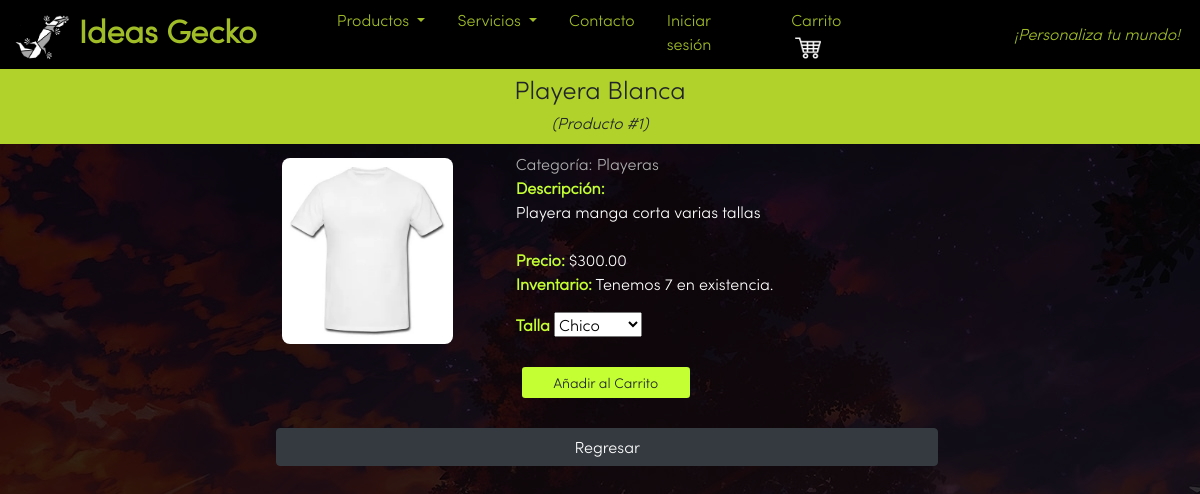
The app's page /pagina-producto.php?prod_id=1 with its own data.
### tables this page shows
CREATE TABLE IF NOT EXISTS `productos` (
 `id_producto` int(11) NOT NULL AUTO_INCREMENT,
 `id_categoriaf` smallint(2) NOT NULL,
 `id_dptof` smallint(2) NOT NULL,
 `nombre_producto` varchar(45) NOT NULL,
 `descripcion` varchar(45) DEFAULT NULL,
 `precio` float DEFAULT NULL,
 `imagen` varchar(45) NOT NULL,
 PRIMARY KEY (`id_producto`),
 KEY `id_categoriaf` (`id_categoriaf`),
 KEY `departamentos_ibfk_2` (`id_dptof`),
 CONSTRAINT `departamentos_ibfk_2` FOREIGN KEY (`id_dptof`) REFERENCES
`departamentos` (`id_departamento`),
 CONSTRAINT `productos_ibfk_1` FOREIGN KEY (`id_categoriaf`) REFERENCES
`categorias` (`id_categoria`)
);

CREATE TABLE IF NOT EXISTS `categorias` (
 `id_categoria` smallint(2) NOT NULL AUTO_INCREMENT,
 `nombre_categoria` varchar(20) NOT NULL,
 PRIMARY KEY(`id_categoria`)
);

CREATE TABLE IF NOT EXISTS `existencias` (
 `id_existencia` smallint(2) NOT NULL AUTO_INCREMENT,
 `id_producto` int(11) NOT NULL,
 `existencia` int(10) NOT NULL,
 `detalle` VARCHAR(10) NOT NULL,
 PRIMARY KEY (`id_existencia`),
 KEY `id_producto` (`id_producto`),
 CONSTRAINT `existencias_ibfk_1` FOREIGN KEY (`id_producto`) REFERENCES
`productos` (`id_producto`)
);

### pagina-producto.php (the view, shortened to what this page needs)
<?php
	$product_id = $_GET['prod_id'];
	include("config/conexion.php");
	$consulta= "SELECT * FROM productos WHERE id_producto = ".$product_id.";";
	$resultado= mysqli_query($conexion,$consulta);
	while($fila = mysqli_fetch_assoc($resultado)){
		$id = $fila['id_producto'];
		$nombre_producto =  $fila['nombre_producto'];
		$descripcion = $fila['descripcion'];
		$precio = $fila['precio'];
		$imagen = $fila['imagen'];
		$id_categoria = $fila['id_categoriaf'];
	}
	$consulta = "SELECT p.id_categoriaf, p.nombre_producto, c.nombre_categoria
				FROM productos AS p JOIN categorias AS c ON p.id_categoriaf = c.id_categoria
				WHERE p.id_categoriaf = ".$id_categoria.";";
	$resultado= mysqli_query($conexion, $consulta);
	while($fila = mysqli_fetch_assoc($resultado)){
		$categoria = $fila['nombre_categoria'];
	}
	$consulta = "SELECT p.id_producto, p.nombre_producto, p.id_categoriaf , e.existencia
				FROM productos AS p INNER JOIN existencias AS e ON p.id_producto = e.id_producto
				WHERE p.id_producto = ".$id.";";
	$resultado= mysqli_query($conexion, $consulta);
	while($fila = mysqli_fetch_assoc($resultado)){
		$existencias = $fila['existencia'];
	}
?>
<!DOCTYPE HTML>
<html>
<head>
    <link href="Bootstrap/css/bootstrap.min.css" rel="stylesheet">
	<link href="CSS/Icons/fontello-e1be2622/css/fontello.css" rel="stylesheet">
	<link href="CSS/productos.css" rel="stylesheet">
</head>
<body>
	<?php include 'menu.php'; ?>
		<div style="height: 64px"></div>
		<center><h1 style="font-size: 25px;"><?php echo $nombre_producto; ?><br><i style="font-size: 16px;"><?php echo " (Producto #".$id.") "; ?></i></h1></center>
		<div class="contenido">
			<?php
		   		echo "<div class='producto pb-3'>
							<img class='imgPr' alt='Imagen del producto' src='Images/Productos/" . $imagen . ".jpg'>
					  </div>";
				echo "<p style='color: white;'><a style='color: #B0B0B0;'>Categoría: ".$categoria."</a><br>";
				echo "<b style='color: #C4FF33;'>Descripción:</b><br>".$descripcion."<br><br>";
				echo "<b style='color: #C4FF33;'>Precio:</b> $".$precio.".00<br>";
				echo "<b style='color: #C4FF33;'>Inventario:</b> Tenemos ".$existencias." en existencia.</p>";
				if($id_categoria != 2){
					$det = 'CH';
					echo "<form action='#' method='POST'>";
					echo "<b style='color: #C4FF33;'>Talla</b></label>
							<select name='size' id='size' onchange='this.form.submit();'>
								<option value='CH'"; if ($det=='CH')echo "selected"; ;echo ">Chico</option>
								<option value='M' "; if ($det=='M')echo "selected"; ;echo">Mediano</option>
								<option value='G' "; if ($det=='G')echo "selected"; ;echo">Grande</option>
							</select><br><br>";
					echo "</form>";
					$prodJSON = json_encode(array('id' => $product_id,'nombre' => $nombre_producto. " (".$det.")", 'precio' => $precio, 'detalle' => $det , 'imagen' => $imagen . ".jpg", 'cantidad' => 1));
				}
				else
					$prodJSON = json_encode(array('id' => $product_id,'nombre' => $nombre_producto, 'precio' => $precio, 'detalle' => '' , 'imagen' => $imagen . ".jpg", 'cantidad' => 1));
			?>
			<div class="botonproducto">
				<input type="submit" class="btn btn-sm" value="Añadir al Carrito" href='#' onclick='agregarProducto(<?php echo $prodJSON; ?>)' style="background-color: #C4FF33"></input>
				<br>
			</div>
			<a href="<?php echo $origen; ?>" class="btn btn-dark" style=" width: 92%;">Regresar</a>
		</div>
</body>
</html>

### CSS/productos.css (style rules this page uses)
* { font-family: 'Sofiapro'; }
body { background-color: rgb(27,27,27); background: linear-gradient( rgba(0, 0, 0, 0.8), rgba(0, 0, 0, 0.8) ), url('../Images/creativekidswallpaper.jpg'); }
h1 { text-align: center; padding: 10px; background-color: rgb(177,210,43); }
.imgPr { border-radius: 8px; }
@media (min-width: 720px) { .contenido { margin: 0 18% 0 23%; width: 60%; } }
@media (min-width: 720px) { .imgPr { width: 75%; height: 75%; } }
@media (min-width: 720px) { .producto { width: 33.3%; float: left; position: relative; border: 6px solid rgb(27,27,27,0); height: 23vw; } }
.botonproducto { display: grid; width: 14vw; float: left; margin: 0.5vw; position: relative; height: 3vw; }

### records on screen
productos: nombre_producto "Playera Blanca", id_producto "1", descripcion "Playera manga corta varias tallas", precio "300", size "Chico"
categorias: nombre_categoria "Playeras"
existencias: existencia "7"
